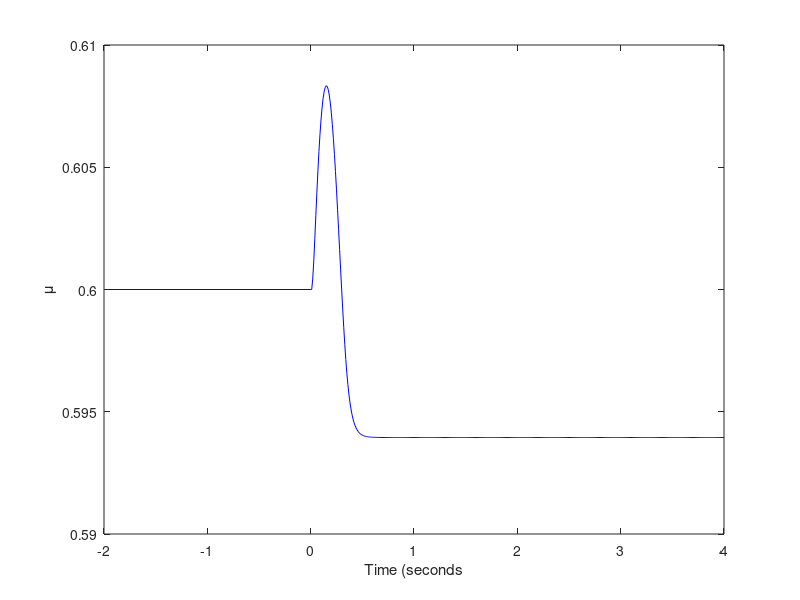

Here is the MATLAB script that generated this plot:
%% Question 2)
clear all

V_steady = 1 / 100; % Initial velocity (m/s)
mu_steady = 0.6; % Initial frictional constant
a = 0.005;
b = 0.007;
Dc = 1 / 100; % Characteristic slip distance (m)
sigma = 100 * 10^6; % Normal stress (Pascals)
Fs_steady = mu_steady * sigma; % Initially, spring and friction are balanced, so initial friction force is equal to initial spring force
m_over_A=1*10^7; % kg/m^3
K_over_A = 1*10^9; % Pa/m
x_steady = 0; % Initial position of slider

psi_steady = Dc / V_steady; % Slip-rate

run_time = 4
dt = 0.01; % Time step in seconds
times = 0:dt:run_time; % Times (seconds)

psi = zeros(1,length(times));
V = zeros(1,length(times));
Fs =  zeros(1,length(times));
x = zeros(1,length(times));
mu = zeros(1,length(times));
dpsi_dt = zeros(1,length(times));
V_load = 10*V_steady;

for t=1:length(times)
    if t == 1
        V(t) = V_steady; % at t=0, the slider hasn't accelerated yet, it has the same initial velocity

        psi(t) = V_steady / Dc; % Initially, the slider isn't moving
        
        dpsi_dt(t) = 1 - (V(t) * psi(t) / Dc);
        
        mu(t) = mu_steady + (a * log(V(t)/V_steady)) + (b*log(V_steady*psi(t) / Dc)); % Mu is calculated at this step
         
        x(t) = x_steady; % Even though Vload has gone up, at time = 0 it hasn't actually moved anything yet

        Fs(t) = Fs_steady; % The spring is unstretched after 0 time
    else
        frictional_force = mu(t-1) * sigma; % Our current frictional force is estimated from the previous time stamp's coefficient of friction
        % If our spring force is stronger than the friction, our slider will accelerate
        if Fs(t-1) > frictional_force
            % Do nothing
        else
            frictional_force = Fs(t-1); % If not, the frictional force just matches the spring force (avoid backwards acceleration)
        end

        V(t) = V(t-1) + (dt/m_over_A)*(Fs(t-1) - frictional_force);

        x(t) = x(t-1) + (V_load - V(t-1))*dt;
        Fs(t) = Fs_steady + (K_over_A * x(t));

        psi(t) = psi(t-1) + (dpsi_dt(t-1) * dt);

        mu(t) = mu_steady + (a * log(V(t)/V_steady)) + (b*log(V_steady*psi(t) / Dc)); % Now that the slider's velocity 
        % is changing, so should its coefficient of friction

        dpsi_dt(t) = 1 - (V(t) * psi(t) / Dc);

    end
end

figure(1), clf
steady_times = [(-0.5*run_time),0]
steady_mu_vals = mu_steady*ones(length(steady_times))
plot(steady_times,steady_mu_vals,'b-')
hold on
plot(times,mu,'b-')
xlabel('Time (seconds')
ylabel('\mu')


